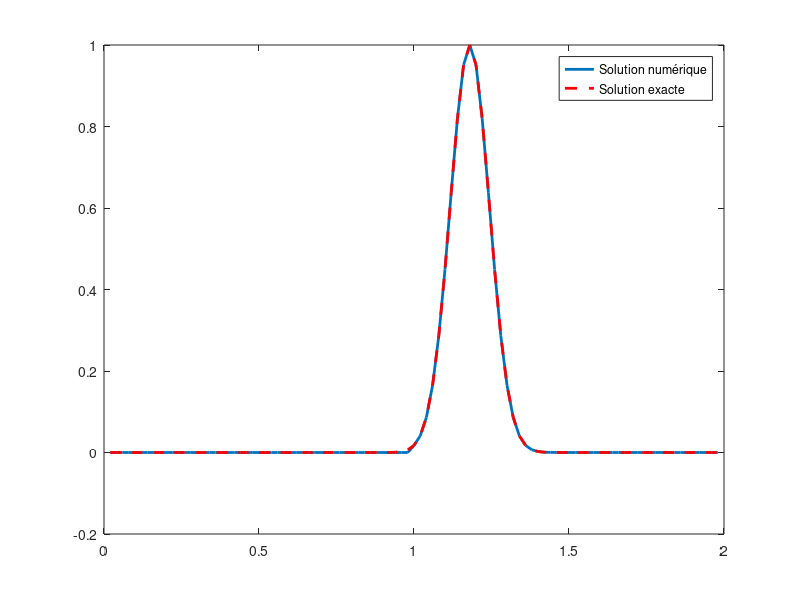

MATLAB code for this plot:
% Définition des paramètres
a = 0;
b = 2;
beta = 1;
M = 99;
k = 0.02;
T = 1;
N = T/k;

% Calcul du pas h
h = (b - a) / (M + 1);

% Initialisation de x et U(0)
x = linspace(a + h, b - h, M)';
U0 = exp(-5 * (5 * x - 1) .^ 2);

% Préallocation de U pour stocker l'historique des solutions
U = zeros(M, N);
U(:,1) = U0; % La première colonne est U0

p = 1/2-beta * k / (2*h);
q = 1/2+beta * k / (2*h);

% Création d'une matrice carrée MxM remplie de zéros
A = zeros(M, M);

% Remplissage de la diagonale supérieure avec p
for i = 1:M-1
    A(i, i+1) = p;
end

% Remplissage de la diagonale inférieure avec q
for i = 2:M
    A(i, i-1) = q;
end

%initialisation de la condition au limite
Uborder = zeros(N, 1);
Uborder(1,1) = exp(-5 * (5 * (b) - 1) .^ 2);

% Initialisation de la figure pour l'affichage dynamique
figure;
% Tracer la solution numérique initiale
hPlot = plot(x, U(:, 1), 'LineWidth', 2);
hold on; % Maintenir la figure pour les tracés additionnels
% Tracer la solution exacte initiale (sera mise à jour dans la boucle)
hExactPlot = plot(x, U0, 'r--', 'LineWidth', 2); % en rouge pointillé pour la solution exacte
ylim([-0.2 1]);

for n = 2:N
    Uborder(n, 1) = -beta*k/h*(Uborder(n-1, 1) - U(M, n-1)) + k*Uborder(n-1, 1);

    % La colonne précédente représente UOLD
    UOLD = U(:, n-1);

    % Calcul de UNEW en utilisant la matrice A et UOLD
    UNEW = A * UOLD;
    UNEW(M) = UNEW(M) - p*Uborder(n-1, 1);

    % Mise à jour de la matrice U avec les nouvelles valeurs
    U(:, n) = UNEW;

    % Mise à jour du tracé de la solution numérique
    set(hPlot, 'YData', U(:, n));

    % Calcul de la solution exacte à l'instant t
    xExact = x - beta*k*(n-1);
    UExact = exp(-5 * (5 * xExact - 1) .^ 2);

    % Mise à jour du tracé de la solution exacte
    set(hExactPlot, 'XData', x, 'YData', UExact);

    drawnow;
    pause(0.02);
end

legend([hPlot, hExactPlot], 'Solution numérique', 'Solution exacte'); % Ajouter une légende
hold off; % Fin du maintien de la figure